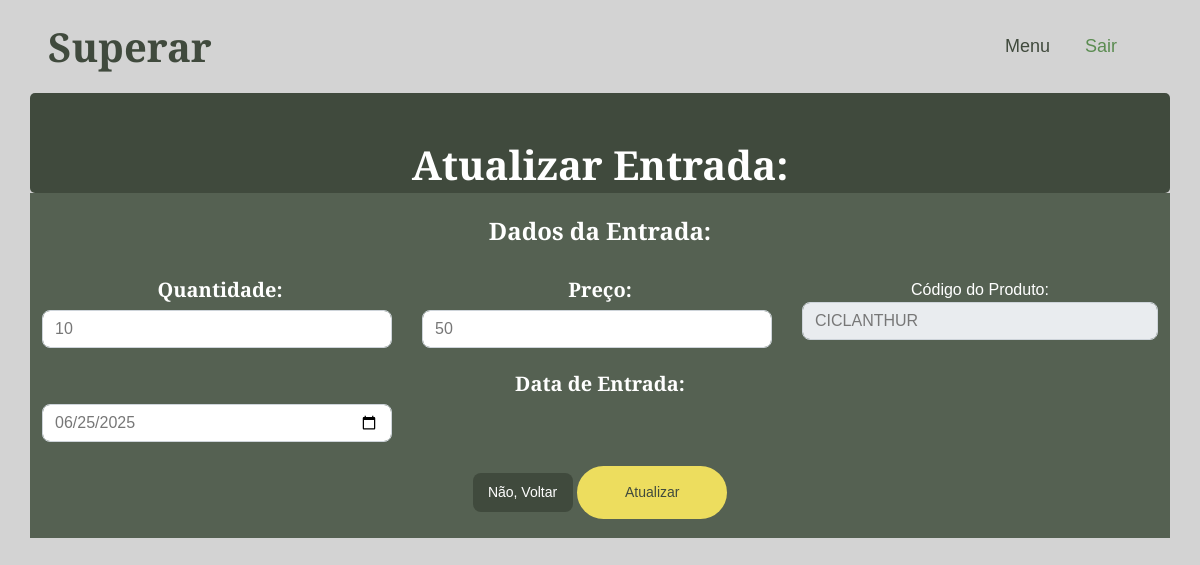
The page /entrupdate.php?updateid=2 (signed in) on the database its author committed.
### tables this page shows
CREATE TABLE `entradaestoque` (
  `id` int(11) NOT NULL,
  `idproduto` int(11) NOT NULL,
  `dataentrada` date NOT NULL,
  `preco` decimal(10,0) NOT NULL,
  `quantidade` int(11) NOT NULL
);

### entrupdate.php (the view, shortened to what this page needs)
<?php
include('connect.php');
$id = $_GET['updateid'];
$sql = 'select * from entradaestoque where id =' . $id;
$result = mysqli_query($con, $sql);
$row = mysqli_fetch_assoc($result);
$dataentrada = $row['dataentrada'];
$preco = $row['preco'];
$quantidade = $row['quantidade'];
?>
<!DOCTYPE html>
<html lang="pt-BR">
<head>
    <link href="https://cdnjs.cloudflare.com/ajax/libs/font-awesome/5.10.0/css/all.min.css" rel="stylesheet">
    <link href="https://cdn.jsdelivr.net/npm/bootstrap-icons@1.4.1/font/bootstrap-icons.css" rel="stylesheet">
    <link href="lib/animate/animate.min.css" rel="stylesheet">
    <link href="lib/owlcarousel/assets/owl.carousel.min.css" rel="stylesheet">
    <link href="lib/lightbox/css/lightbox.min.css" rel="stylesheet">
    <link href="css/bootstrap.min.css" rel="stylesheet">
    <link href="css/style.css" rel="stylesheet">
</head>
<body>
    <nav class="navbar navbar-expand-lg navbar-light sticky-top px-4 px-lg-5 ">
        <h1 class="m-0">Superar</h1>
        <div class="collapse navbar-collapse" id="navbarCollapse">
            <div class="navbar-nav ms-auto p-4 p-lg-0">
                <a href="menu.php" class="nav-item nav-link">Menu</a>
                <a href="logout.php" class="nav-item nav-link active">Sair</a>
            </div>
        </div>
    </nav>
    <div class="text-center mx-auto wow fadeInUp" data-wow-delay="0.1s">
    <div class="container" style="background-color: #404A3D; width: 2000px; height: 100px; border-radius: 5px;">
        <div class="text-center py-5" style="height: 100px; color: black;">
            <h2 style="color: rgb(255, 255, 255); font-size: 2.5rem;">Atualizar Entrada:</h2>
            <br>
        </div>
    </div>
    <div class="container" style="background-color: #556152;">
    <br>
        <form method="post">
            <div class="row" style="background-color: #556152;">
                <div class="col-12 mb-4 text-center">
                    <h4 style="color: white;">Dados da Entrada:</h4>
                </div>
                <div class="col mb-4">
                    <h5 style="color: white;">Quantidade:</h5>
                    <input type="number" class="form-control" name="quantidade" id="nome" value="<?php echo $quantidade; ?>" required style="width: 350px;">
                </div>
                <div class="col mb-4">
                    <h5 style="color: white;">Preço:</h5>
                    <input type="number" class="form-control" name="preco" id="preco" value="<?php echo $preco; ?>" required style="width: 350px;">
                </div>
                <div class="col mb-4">
                    <label for="master" style="color:white;">Código do Produto:</label>
                    <?php
                    $sqll = 'select * from produto order by id';
                    $result = mysqli_query($con, $sqll);
                    if ($result) {
                        echo '<select name="idproduto" class="form-control">';
                        while ($row = mysqli_fetch_assoc($result)) {
                            echo '<option value="' . $row['id'] . '">' . $row['nome'] . '</option>';
                        }
                        echo '</select>';
                    }
                    ?>
                </div>
                <div class="col mb-4">
                    <h5 style="color: white;">Data de Entrada:</h5>
                    <input type="date" class="form-control" name="dataentrada" id="caixa" value="<?php echo $dataentrada; ?>" required style="width: 350px;">
                </div>
            </div>
            <div class="row" style="background-color: #556152;">
                <div class="col text-center">
                    <?php
                    echo "<a href='entrselect.php'>
                        <button type='button' style='padding: 9px; width: 100px;' class='btn btn-dark'>Não, Voltar</button></a>";
                    ?>
                    <button class="btn btn-secondary rounded-pill py-3 px-5" type="submit" name="submit">Atualizar</button>
                </div>
                <br><br><br>
            </div>
        </form>
    </div>
</div>
</body>
</html>

### css/style.css (style rules this page uses)
:root { --primary: #5B8C51; --secondary: #EDDD5E; --light: #F7F7F7; --dark: #404A3D; }
body { margin: 0; font-family: Poppins, sans-serif; background-color: #D3D3D3; }
.btn { transition: .5s; font-weight: 500; }
.btn-secondary, .btn-outline-secondary:hover { color: var(--dark); }
.navbar.sticky-top { top: -100px; transition: .5s; }
.navbar .navbar-nav .nav-link { margin-right: 35px; padding: 25px 0; color: var(--dark); font-size: 18px; font-weight: 500; outline: none; }
.navbar .navbar-nav .nav-link:hover, .navbar .navbar-nav .nav-link.active { color: var(--primary); }

### entrupdate.php (style rules this page uses)
.btn { padding: 6px 12px; border-radius: 8px; border: none; cursor: pointer; font-size: 14px; font-weight: 500; transition: 0.2s; }

### rows shown on the page
entradaestoque: quantidade "10", preco "50", dataentrada "06/25/2025"

### other values the page prints
form field idproduto "CICLANTHUR"
